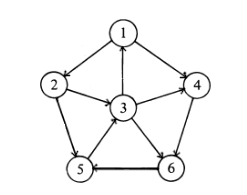
#> input picture imgprueba/Proyecto.png, 247 x 195 px; its folder holds only this picture in this run
$ python -i prueba.py   (imports and definitions only)
#> lines starting #> are read from the running program, lines starting #| are printed output that depends on the picture
#> `preim=Image.fromarray(inicial)`: preim: PIL image 598x1062 L; every value is 255
###############   ARCHIVO DE PRUEBA PERSONAL, IGNORAR
###############   ARCHIVO DE PRUEBA PERSONAL, IGNORAR
###############   ARCHIVO DE PRUEBA PERSONAL, IGNORAR
###############   ARCHIVO DE PRUEBA PERSONAL, IGNORAR
###############   ARCHIVO DE PRUEBA PERSONAL, IGNORAR
###############   ARCHIVO DE PRUEBA PERSONAL, IGNORAR
from tkinter import Button, Canvas, messagebox
import numpy as np
import cv2
import tkinter
from PIL import Image
from PIL import ImageTk
import imutils
# Load an color image


def load(ruta:str):
#> called with ruta = 'imgprueba/Proyecto.png'
    img = cv2.imread(ruta)
#> img is the input picture: shape (195, 247, 3); min 0, max 255, mean 245.9
    #img=imutils.resize(img, height=180)
    img=cv2.resize(img, (1062,594))
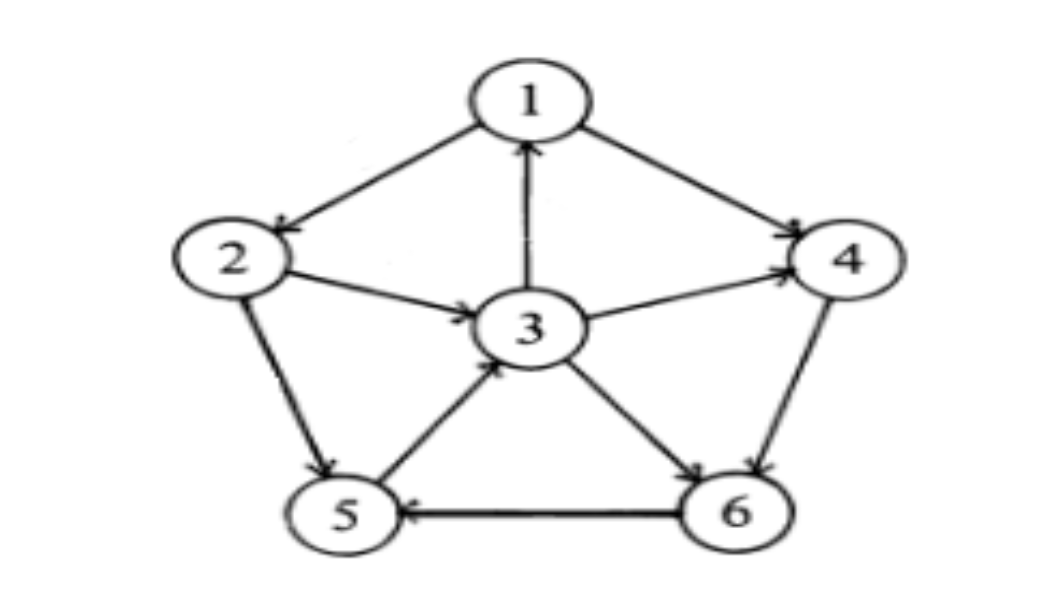
#> img: shape (594, 1062, 3); min 0, max 255, mean 245.9
    #img=imutils.resize(img, width=280)
    #Rearrang the color channel
    b,g,r = cv2.split(img)
    img = cv2.merge((r,g,b))
    return img


def poner(imgtk):
    #im = Image.fromarray(load('C:/Users/j_lal/Desktop/python/mineria_p1/imgprueba/aghioaehp{oaspbaswr.png'))
    #imgtk = ImageTk.PhotoImage(image=im)
    elcvas.create_image(0,0, image=imgtk, anchor="nw")

def paso1(ruta:str):
    im=Image.fromarray(load(ruta))
    return im

def paso2(cosa):
    imgtk=ImageTk.PhotoImage(image=cosa)
    return imgtk

def definitivo():
    global res
    res=paso2(paso1('C:/Users/j_lal/Desktop/python/mineria_p1/imgprueba/aghioaehp{oaspbaswr.png'))
    #elcvas.create_image(0,0, image=res, anchor="nw")
    elcvas.itemconfig(mand, image=res)

# A root window for displaying objects
# [1 line not run here, left out]
inicial=255*np.ones((1062,598), np.uint8)
# [2 lines not run here, left out]

# Convert the Image object into a TkPhoto object
#im = Image.fromarray(load('C:/Users/j_lal/Desktop/python/mineria_p1/imgprueba/aghioaehp{oaspbaswr.png'))
#imgtk = ImageTk.PhotoImage(image=im)


# [1 line that did not run here, left out]

preim=Image.fromarray(inicial)
posimg=ImageTk.PhotoImage(image=preim)

#res=paso2(paso1('C:/Users/j_lal/Desktop/python/mineria_p1/imgprueba/aghioaehp{oaspbaswr.png'))
#poner(res)
# [1 line that did not run here, left out]

# [1 line not run here, left out]


# [1 line that did not run here, left out]
# [4 lines not run here, left out]

>>> result = load('imgprueba/Proyecto.png')
